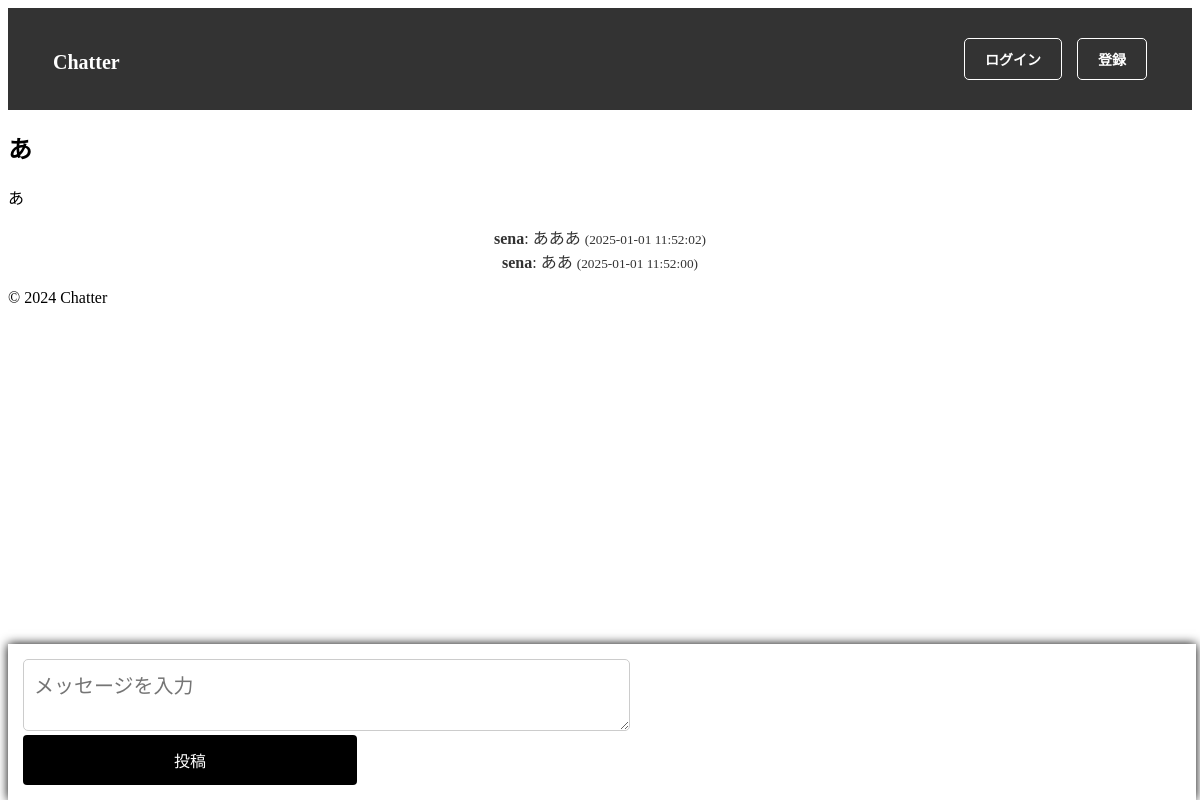
Before: /thread/1 with the older database file.
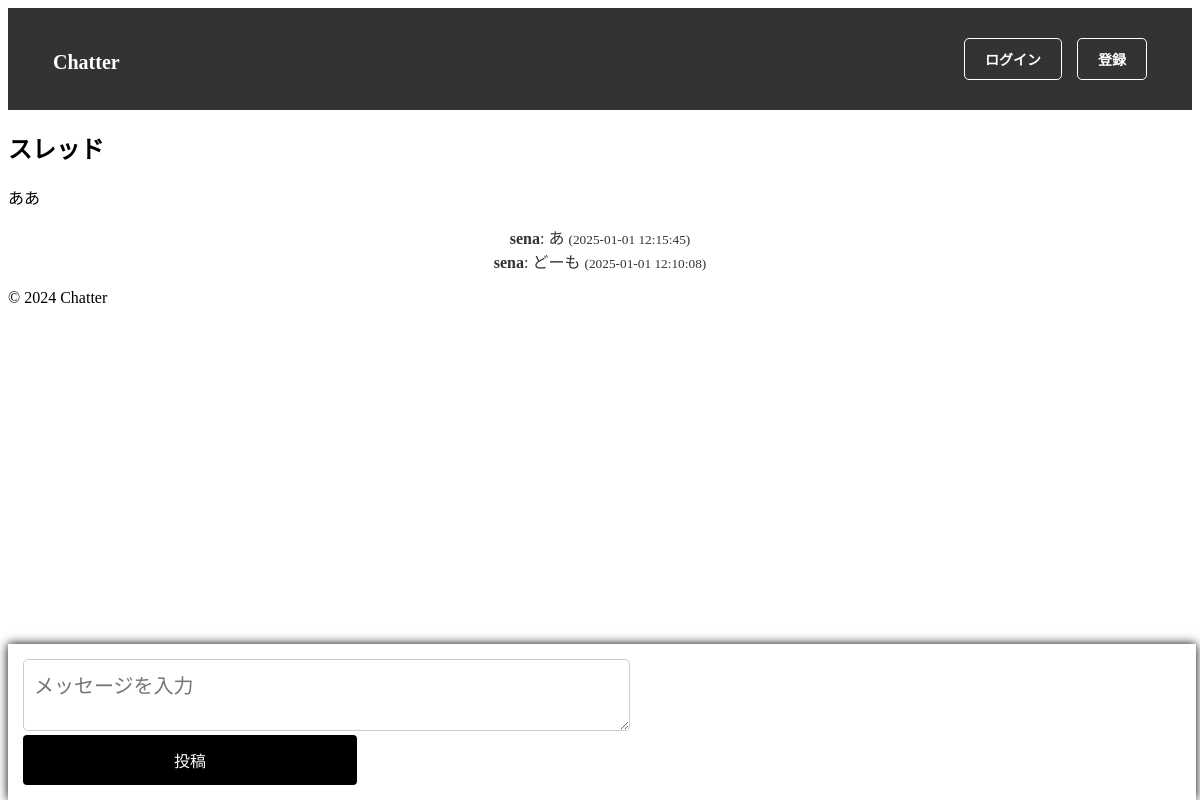
After: the same page with the newer database file.
### tables this page shows
CREATE TABLE threads (
    id INTEGER PRIMARY KEY AUTOINCREMENT,
    username TEXT NOT NULL,
    title TEXT NOT NULL,
    description TEXT,
    created_at TIMESTAMP DEFAULT CURRENT_TIMESTAMP
);

CREATE TABLE posts (
    id INTEGER PRIMARY KEY AUTOINCREMENT,
    username TEXT NOT NULL,
    content TEXT NOT NULL,
    created_at TIMESTAMP DEFAULT CURRENT_TIMESTAMP,
    thread_id INTEGER,
    FOREIGN KEY (thread_id) REFERENCES threads(id) ON DELETE CASCADE
);

### routes/home.py (the view)
@home_blueprint.route('/thread/<int:thread_id>')
def thread(thread_id):
    thread = get_thread_by_id(thread_id)
    if thread is None:
        return "スレッドが見つかりません", 404
    posts = get_posts_for_thread(thread_id)
    return render_template('thread.html', thread=thread, posts=posts, username=session.get('username'))

### models/database.py (called while the page is built)
def get_db():
    conn = sqlite3.connect(DATABASE)
    conn.row_factory = sqlite3.Row
    return conn

### models/thread.py (called while the page is built)
def get_thread_by_id(thread_id):
    db = get_db()
    result = db.execute("SELECT * FROM threads WHERE id = ?", (thread_id,)).fetchall()
    if result:
        return result[0]
    return None

def get_posts_for_thread(thread_id):
    db = get_db()
    return db.execute("SELECT * FROM posts WHERE thread_id = ? ORDER BY created_at DESC", (thread_id,)).fetchall()

### templates/thread.html (shortened to what this page needs)
{% extends 'base.html' %}
{% block content %}
<h2>{{ thread[1] }}</h2>
<p>{{ thread[2] }}</p>
<div id="input-container">
    <form action="{{ url_for('home.create_post_route') }}" method="post">
        <textarea name="content" placeholder="メッセージを入力" required></textarea>
        <button type="submit" class="submit-btn">投稿</button>
    </form>
</div>
<ul class="post-list">
    {% for post in posts %}
    <li class="post-item">
        <strong>{{ post[1] }}</strong>: {{ post[2] }}
        <small>({{ post[3] }})</small>
    </li>
    {% endfor %}
</ul>
{% endblock %}

### templates/base.html (shortened to what this page needs)
<!DOCTYPE html>
<html lang="ja">
<head>
    <link rel="stylesheet" href="{{ url_for('static', filename='css/style.css') }}">
</head>
<body>
    <header>
        <nav>
            <ul>
                <li class="logo"><a href="{{ url_for('home.index') }}">Chatter</a></li>
                <li class="auth-links">
                    {% if session.get('username') %}
                    <span>{{ session['username'] }}! </span>
                    <a href="{{ url_for('auth.logout') }}">ログアウト</a>
                    {% else %}
                    <a href="{{ url_for('auth.login') }}" class="login-btn">ログイン</a>
                    <a href="{{ url_for('auth.register') }}" class="register-btn">登録</a>
                    {% endif %}
                </li>
            </ul>
        </nav>
    </header>
    <div id="content">
        {% block content %}
        {% endblock %}
    </div>
    <footer>
        <p>&copy; 2024 Chatter</p>
    </footer>
</body>
</html>

### static/css/style.css (style rules this page uses)
nav { background-color: #333333; padding: 30px; color: white; display: flex; justify-content: space-between; }
ul { list-style-type: none; padding: 0; margin: 0; display: flex; align-items: center; width: 100%; }
li { margin: 0 15px; }
a { color: white; text-decoration: none; font-size: 20px; }
.login-btn, .register-btn { font-weight: bold; padding: 10px 20px; border: 1px solid #fff; border-radius: 5px; background-color: #333333; transition: background-color 0.3s ease; font-size: 14px; text-transform: uppercase; }
.logo { flex-grow: 2; font-size: 30px; font-weight: bold; }
.auth-links { display: flex; justify-content: flex-end; gap: 15px; }
#input-container { position: fixed; bottom: 0; width: 96.5%; background-color: rgb(255, 255, 255); padding: 15px; box-shadow: 0 0 10px rgb(0, 0, 0); z-index: 10; display: flex; justify-content: space-between; }
textarea { width: 175%; height: 50px; border: 1px solid #ccc; border-radius: 5px; padding: 10px; font-size: 20px; transition: border 0.3s; }
button { width: 50%; height: 50px; background-color: #333333; color: white; border: none; border-radius: 5px; font-size: 20px; transition: background-color 0.3s ease; }
.submit-btn { width: 100%; padding: 10px; background-color: #000; color: white; font-size: 16px; border: none; border-radius: 4px; cursor: pointer; transition: background-color 0.3s ease; }
ul.post-list { list-style-type: none; padding: 0; display: flex; flex-direction: column; text-align: left; }
li.post-item { color: #333; text-align: left; }

Changed rows visible on the page:
changed threads: username "あ" → "スレッド"; title "あ" → "ああ"
changed posts (number 1 of 2 on the later page): content "あああ" → "あ"; created_at "2025-01-01 11:52:02" → "2025-01-01 12:15:45"
changed posts: content "ああ" → "どーも"; created_at "2025-01-01 11:52:00" → "2025-01-01 12:10:08"
